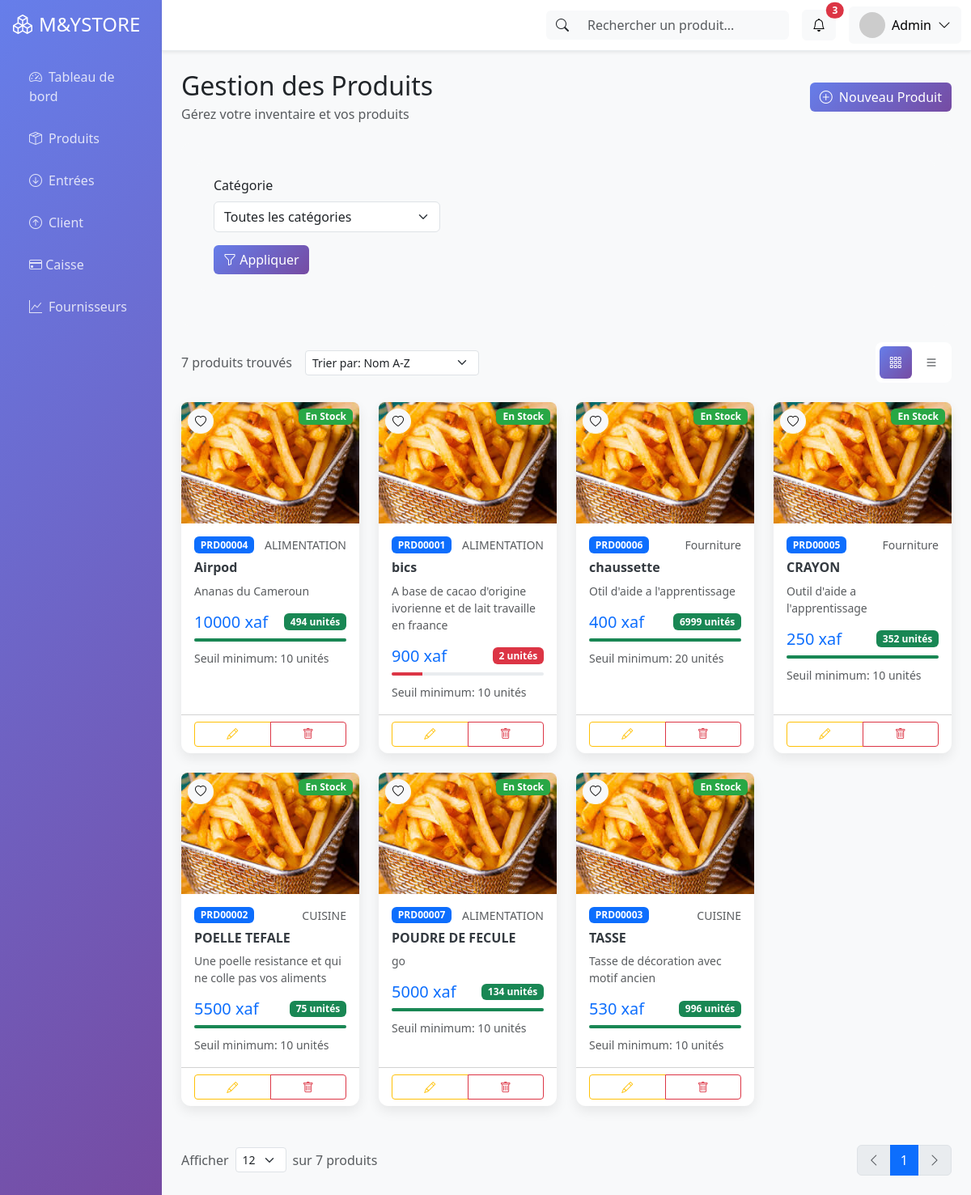
Screenshot of /controller/produitController.php?H_idEmploye=USR00001 (signed in) with the database file from the repository.
### tables this page shows
CREATE TABLE `produit` (
  `id_produit` varchar(10) NOT NULL,
  `id_categorie` varchar(10) NOT NULL,
  `idUser` varchar(10) NOT NULL,
  `id_fournisseur` varchar(10) NOT NULL,
  `nomProduit` varchar(100) NOT NULL,
  `descriptions` text NOT NULL,
  `prix_vente` int(10) NOT NULL,
  `prix_Achat` int(10) NOT NULL,
  `quantiteProduit` int(100) NOT NULL,
  `seuile_minimum` int(10) NOT NULL,
  `date_create` datetime NOT NULL
);

CREATE TABLE `categorie_produit` (
  `id_categorie` varchar(10) NOT NULL,
  `nomCategorie` varchar(100) NOT NULL
);

### controller/produitController.php (called while the page is built, shortened)
<?php
require("../models/H_functionsModels.php");
$Y_categorieFilter = $_GET['Y_categorie'] ?? null;
$Y_sort = $_GET['Y_sort'] ?? 'name_asc';
$Y_Produits = "SELECT p.*, c.nomCategorie, f.raison_sociale, f.nom_fournisseur FROM produit p JOIN categorie_produit c ON p.id_categorie = c.id_categorie JOIN fournisseur f ON p.id_fournisseur = f.id_fournisseur WHERE 1=1";
$Y_params = [];
switch ($Y_sort) {
    case 'name_asc':
        $Y_Produits .= " ORDER BY p.nomProduit ASC";
        break;
}
$Y_listeProduits = empty($Y_params)
    ? F_executeRequeteSql($Y_Produits)
    : F_executeRequeteSql($Y_Produits, $Y_params);
$Y_nombreProduit = F_executeRequeteSql("SELECT COUNT(*) AS Total FROM produit");
$itemsPerPage = $_GET['itemsPerPage'] ?? 12;
$currentPage = $_GET['page'] ?? 1;
$itemsPerPage = max(12, min(96, (int)$itemsPerPage));
$currentPage = max(1, (int)$currentPage);
$totalProducts = F_executeRequeteSql("SELECT COUNT(*) as total FROM produit")[0]->total;
$totalPages = ceil($totalProducts / $itemsPerPage);
$paginationData = [
    'totalProducts' => $totalProducts,
    'itemsPerPage' => $itemsPerPage,
    'currentPage' => $currentPage,
    'totalPages' => $totalPages
];
require('../views/produit/produitsView.php');
?>

### models/H_functionsModels.php (called while the page is built, shortened)
<?php
        if(!function_exists('F_executeRequeteSql'))
        {
            function F_executeRequeteSql (string $H_requete, array $H_tableauParams=NULL)
            {
                global $H_dbConnect;
                    if ($H_tableauParams == NULL)
                    {
                        $H_requete=$H_dbConnect->query($H_requete);
                        $resultat=$H_requete->fetchall();
                    }
                return $resultat;
            }
        }
?>

### views/produit/produitsView.php (the view, shortened to what this page needs)
<?php
require('../views/template/header.php');
require('../views/template/sidebar.php');
?>
            <div class="col-md-9 col-lg-10 p-0">
                <nav class="navbar navbar-expand-lg navbar-light bg-white shadow-sm">
                    <div class="container-fluid">
                        <div class="d-flex align-items-center ms-auto">
                            <div class="input-group me-3" style="width: 300px;">
                                <span class="input-group-text bg-light border-0">
                                    <i class="bi bi-search"></i>
                                </span>
                                <input type="text" class="form-control border-0 bg-light" placeholder="Rechercher un produit...">
                            </div>
                            <div class="dropdown me-3">
                                <button class="btn btn-light position-relative" type="button" data-bs-toggle="dropdown">
                                    <i class="bi bi-bell"></i>
                                    <span class="position-absolute top-0 start-100 translate-middle badge rounded-pill bg-danger">
                                        3
                                    </span>
                                </button>
                            </div>
                            <div class="dropdown">
                                <button class="btn btn-light d-flex align-items-center" type="button" data-bs-toggle="dropdown">
                                    <img src="https://via.placeholder.com/32x32" class="rounded-circle me-2" alt="Avatar">
                                    <span>Admin</span>
                                    <i class="bi bi-chevron-down ms-2"></i>
                                </button>
                            </div>
                        </div>
                    </div>
                </nav>
                <div class="container-fluid p-4">
                    <div class="d-flex justify-content-between align-items-center mb-4">
                        <div>
                            <h2 class="mb-1">Gestion des Produits</h2>
                            <p class="text-muted mb-0">Gérez votre inventaire et vos produits</p>
                        </div>
                        <div class="d-flex gap-2">
                            <button class="btn btn-primary" name="Y_ajouterProduit">
                                <i class="bi bi-plus-circle me-2"></i>Nouveau Produit
                            </button>
                        </div>
                    </div>
                    <div class="filter-section">
                        <form method="get" class="mb-4">
                            <div class="row g-3">
                                <div class="col-md-4">
                                    <label class="form-label">Catégorie</label>
                                    <select name="Y_categorie" class="form-select">
                                        <option value="">Toutes les catégories</option>
                                    </select>
                                </div>
                                <div class="col-md-12">
                                    <button type="submit" class="btn btn-primary me-2">
                                        <i class="bi bi-funnel"></i> Appliquer
                                    </button>
                                </div>
                            </div>
                        </form>
                    </div>
                    <div class="d-flex justify-content-between align-items-center mb-4">
                        <div class="d-flex align-items-center gap-3">
                            <?php
                                foreach($Y_nombreProduit as $nombreProduit) {
                                    $totalProduit = $nombreProduit->Total;
                            ?>
                            <span class="text-muted"><?= $totalProduit;?> produits trouvés</span>
                            <?php } ?>
                            <form method="get" class="mb-0">
                                <select name="Y_sort" class="form-select form-select-sm" style="width: auto;" onchange="this.form.submit()">
                                    <option value="name_asc" <?= ($Y_sort ?? '') == 'name_asc' ? 'selected' : '' ?>>Trier par: Nom A-Z</option>
                                </select>
                            </form>
                        </div>
                        <div class="view-toggle">
                            <button class="btn active" data-view="grid">
                                <i class="bi bi-grid-3x3-gap"></i>
                            </button>
                            <button class="btn" data-view="list">
                                <i class="bi bi-list"></i>
                            </button>
                        </div>
                    </div>
                    <div id="grid-view">
                        <div class="row">
                            <?php foreach($Y_listeProduits as $listeProd){ ?>
                            <div class="col-xl-3 col-lg-4 col-md-6 mb-4">
                                <div class="card product-card h-100">
                                    <div class="position-relative">
                                        <img src="../views/images/download (1).jpeg" class="card-img-top product-image" alt="Product">
                                        <span class="badge status-badge in-stock position-absolute top-0 end-0 m-2">En Stock</span>
                                        <div class="position-absolute top-0 start-0 m-2">
                                            <button class="btn btn-sm btn-light rounded-circle">
                                                <i class="bi bi-heart"></i>
                                            </button>
                                        </div>
                                    </div>
                                    <div class="card-body">
                                        <div class="d-flex justify-content-between align-items-start mb-2">
                                            <span class="badge bg-primary"><?= $listeProd->id_produit ?></span>
                                            <small class="text-muted"><?= $listeProd->nomCategorie ?></small>
                                        </div>
                                        <h6 class="card-title"><?= $listeProd->nomProduit ?></h6>
                                        <p class="card-text text-muted small"><?= $listeProd->descriptions ?></p>
                                        <?php
                                            $qte = (int)$listeProd->quantiteProduit;
                                            $seuil = (int)$listeProd->seuile_minimum;
                                            $pourcentage = min(100, round(($qte / $seuil) * 100));
                                            if ($qte >= $seuil * 5) {
                                                $color = 'bg-success';
                                            } elseif ($qte >= $seuil) {
                                                $color = 'bg-warning';
                                            } else {
                                                $color = 'bg-danger';
                                            }
                                        ?>
                                        <div class="d-flex justify-content-between align-items-center mb-2">
                                            <span class="h5 mb-0 text-primary"><?= $listeProd->prix_vente ?> xaf</span>
                                            <span class="badge <?= $color ?>"><?= $qte ?> unités</span>
                                        </div>
                                        <div class="progress mb-2" style="height: 4px;">
                                            <div class="progress-bar <?= $color ?>" style="width: <?= $pourcentage ?>%;"></div>
                                        </div>
                                        <small class="text-muted">Seuil minimum: <?= $seuil ?> unités</small>
                                    </div>
                                    <form method="post">
                                    <div class="card-footer bg-transparent">
                                        <div class="btn-group w-100">
                                                <button
                                                    type="button"
                                                    class="btn btn-outline-warning btn-sm"
                                                    data-bs-toggle="modal"
                                                    data-bs-target="#modalModifierProduit"
                                                    data-id="<?= $listeProd->id_produit ?>"
                                                    data-nom="<?= htmlspecialchars($listeProd->nomProduit) ?>"
                                                    data-prix="<?= $listeProd->prix_vente ?>"
                                                    onclick="remplirFormulaireProduit(this)">
                                                    <i class="bi bi-pencil"></i>
                                                </button>
                                                <button type="submit"  value="<?= $listeProd->id_produit ?>" name="supprimer" class="btn btn-outline-danger btn-sm">
                                                    <i class="bi bi-trash"></i>
                                                </button>
                                        </div>
                                    </div>
                                    </form>
                                </div>
                            </div>
                            <?php } ?>
                        </div>
                    </div>
                    <div class="d-flex justify-content-between align-items-center mt-4">
                        <div class="d-flex align-items-center gap-2">
                            <span class="text-muted">Afficher</span>
                            <select class="form-select form-select-sm items-per-page" style="width: auto;">
                                <option value="12" <?= $paginationData['itemsPerPage'] == 12 ? 'selected' : '' ?>>12</option>
                            </select>
                            <span class="text-muted">sur <?= $paginationData['totalProducts'] ?> produits</span>
                        </div>
                        <nav>
                            <ul class="pagination mb-0">
                                <li class="page-item <?= $paginationData['currentPage'] <= 1 ? 'disabled' : '' ?>">
                                    <a class="page-link" href="?page=<?= $paginationData['currentPage'] - 1 ?>&itemsPerPage=<?= $paginationData['itemsPerPage'] ?><?= isset($Y_categorieFilter) ? '&Y_categorie='.$Y_categorieFilter : '' ?>">
                                        <i class="bi bi-chevron-left"></i>
                                    </a>
                                </li>
                                <?php
                                $startPage = max(1, $paginationData['currentPage'] - 2);
                                $endPage = min($paginationData['totalPages'], $paginationData['currentPage'] + 2);
                                for ($i = $startPage; $i <= $endPage; $i++): ?>
                                    <li class="page-item <?= $i == $paginationData['currentPage'] ? 'active' : '' ?>">
                                        <a class="page-link" href="?page=<?= $i ?>&itemsPerPage=<?= $paginationData['itemsPerPage'] ?><?= isset($Y_categorieFilter) ? '&Y_categorie='.$Y_categorieFilter : '' ?>">
                                            <?= $i ?>
                                        </a>
                                    </li>
                                <?php endfor; ?>
                                <li class="page-item <?= $paginationData['currentPage'] >= $paginationData['totalPages'] ? 'disabled' : '' ?>">
                                    <a class="page-link" href="?page=<?= $paginationData['currentPage'] + 1 ?>&itemsPerPage=<?= $paginationData['itemsPerPage'] ?><?= isset($Y_categorieFilter) ? '&Y_categorie='.$Y_categorieFilter : '' ?>">
                                        <i class="bi bi-chevron-right"></i>
                                    </a>
                                </li>
                            </ul>
                        </nav>
                    </div>
</body>
</html>

### rows the page displays
produit: id_produit "PRD00004", id_categorie.nomCategorie "ALIMENTATION", nomProduit "Airpod", descriptions "Ananas du Cameroun", prix_vente "10000", quantiteProduit "494", seuile_minimum "10"
produit: id_produit "PRD00001", id_categorie.nomCategorie "ALIMENTATION", nomProduit "bics", descriptions "A base de cacao d'origine ivorienne et de lait travaille en fraance", prix_vente "900", quantiteProduit "2", seuile_minimum "10"
produit: id_produit "PRD00006", id_categorie.nomCategorie "Fourniture", nomProduit "chaussette", descriptions "Otil d'aide a l'apprentissage", prix_vente "400", quantiteProduit "6999", seuile_minimum "20"
produit: id_produit "PRD00005", id_categorie.nomCategorie "Fourniture", nomProduit "CRAYON", descriptions "Outil d'aide a l'apprentissage", prix_vente "250", quantiteProduit "352", seuile_minimum "10"
produit: id_produit "PRD00002", id_categorie.nomCategorie "CUISINE", nomProduit "POELLE TEFALE", descriptions "Une poelle resistance et qui ne colle pas vos aliments", prix_vente "5500", quantiteProduit "75", seuile_minimum "10"
produit: id_produit "PRD00007", id_categorie.nomCategorie "ALIMENTATION", nomProduit "POUDRE DE FECULE", descriptions "go", prix_vente "5000", quantiteProduit "134", seuile_minimum "10"
produit: id_produit "PRD00003", id_categorie.nomCategorie "CUISINE", nomProduit "TASSE", descriptions "Tasse de décoration avec motif ancien", prix_vente "530", quantiteProduit "996", seuile_minimum "10"

### other values shown
$totalProduit "7"
$paginationData['totalProducts'] "7"
